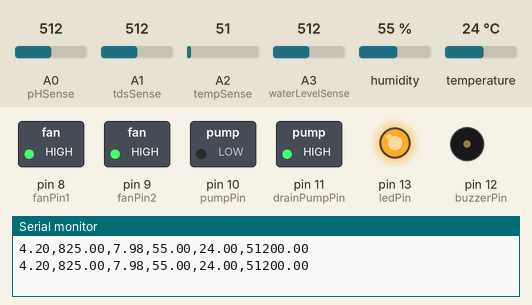
Bench run of a sketch on a simulated Arduino Uno, built with avr-gcc and run on an emulated ATmega328P. Parts: switched loads named in the sketch (green lamp = pin HIGH), output pins drawn as LEDs (lit = HIGH), buzzer (waves = sounding, pin HIGH), the last lines printed to the serial monitor. Inputs (shaded band) come from the test bench; at power-on: temperature 24 °C, A0 (pHSense) = 512, A1 (tdsSense) = 512, A2 (tempSense) = 51, A3 (waterLevelSense) = 512, humidity 55 %.

Above: at 3.8 s.
3.9 s: temperature set to 26 °C
7.8 s: temperature set to 29 °C
At 9.8 s:
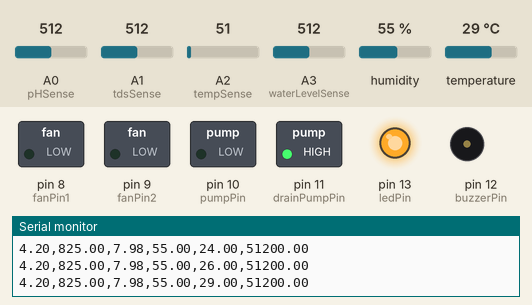
11.7 s: A0 (pHSense) set to 658
15.6 s: A0 (pHSense) set to 686
At 19.3 s:
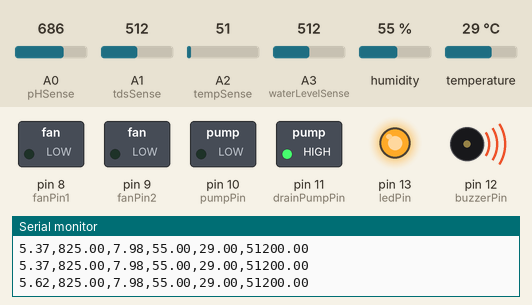
19.6 s: A1 (tdsSense) set to 603
23.5 s: A1 (tdsSense) set to 635
At 24.9 s:
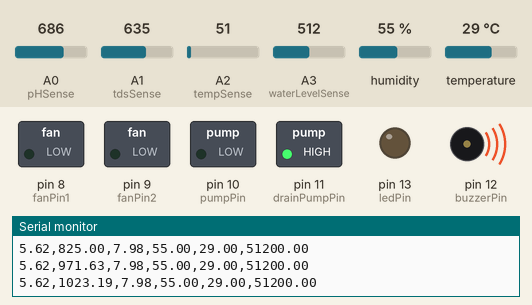
Timing chart, 0 to 26.5 s (numbered marks = the images above; inputs shaded):
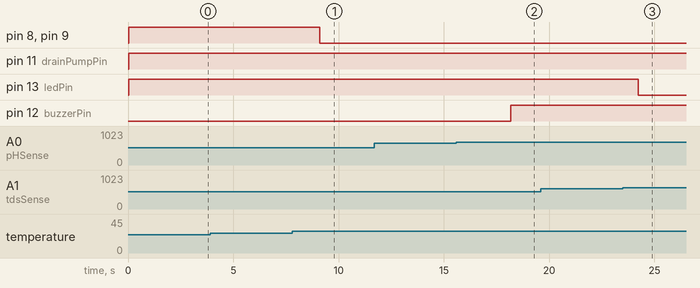

Measured:
- the behaviour switches between 27 and 28 °C on temperature (found by bisection; images 0 and 1)
- the behaviour switches between 671 and 672 on A0 (pHSense) (found by bisection; images 1 and 2)
- the behaviour switches between 620 and 621 on A1 (tdsSense) (found by bisection; images 2 and 3)
- after the input at 7.8 s, pin 8 (fanPin1), pin 9 (fanPin2): HIGH → LOW after 1.3 s
- after the input at 15.6 s, pin 12 (buzzerPin): LOW → HIGH after 2.6 s
- after the input at 23.5 s, pin 13 (ledPin): HIGH → LOW after 0.74 s

The sketch:

sensorandautomation.ino
```cpp
#include <DHT.h>

int pHSense = A0;
int tdsSense = A1;
int tempSense = A2;
int waterLevelSense = A3;  // Assuming water level sensor is connected to analog pin A3
int dhtPin = 7;            // Assuming DHT11 sensor is connected to digital pin 7
int buzzerPin = 12;        // Buzzer pin
int fanPin1 = 8;           // First fan relay pin
int fanPin2 = 9;           // Second fan relay pin
int pumpPin = 10;          // Pump relay pin
int drainPumpPin = 11;      // Drain pump relay pin
int ledPin = 13;
const unsigned long duration = 7UL * 24 * 60 * 60 * 1000;
// Define the duration for the LED to be off after 7 days (30 minutes = 30 * 60 * 1000 milliseconds)
const unsigned long offDuration = 30UL * 60 * 1000;

unsigned long startTime;
DHT dht(dhtPin, DHT11);

void setup() {
  Serial.begin(9600);
  pinMode(pHSense, INPUT);
  pinMode(tdsSense, INPUT);
  pinMode(tempSense, INPUT);
  pinMode(waterLevelSense, INPUT);
  pinMode(buzzerPin, OUTPUT);
  pinMode(fanPin1, OUTPUT);
  pinMode(fanPin2, OUTPUT);
  pinMode(pumpPin, OUTPUT);
  pinMode(drainPumpPin, OUTPUT);
  pinMode(ledPin, OUTPUT);
  startTime = millis();
  dht.begin();
}

void loop() {
  // Read analog value from pH sensor
  int pHValue = analogRead(pHSense);
  float pHVoltage = pHValue * (3/ 1023.0);
  float pH = map(pHVoltage * 100, 0, 5 * 100, 0, 14 * 100) / 100.0;

  // Read analog value from TDS sensor
  int tdsValue = analogRead(tdsSense);
  float tdsVoltage = tdsValue * (3.3 / 1024.0);
  // Adjust this calibration factor based on your sensor
  float tdsCalibrationFactor = 500;
  float tds = tdsVoltage * tdsCalibrationFactor;

  // Read analog value from temperature sensor
  int tempValue = analogRead(tempSense);
  float tempVoltage = tempValue * (1.6/ 1023.0);
  // Assuming a linear relationship between voltage and temperature, adjust this calibration factor based on your sensor
  float tempCalibrationFactor = 100.0;
  float temperature = tempVoltage * tempCalibrationFactor;

  // Read analog value from water level sensor
  int waterLevelValue = analogRead(waterLevelSense);
  // Adjust this calibration factor based on your water level sensor
  float waterLevelCalibrationFactor = 100.0;
  float waterLevel = waterLevelValue * waterLevelCalibrationFactor;

  // Read data from DHT11 sensor
  float humidity = dht.readHumidity();
  float dhtTemperature = dht.readTemperature();

  // Control buzzer based on pH and TDS levels
  if (pH < 5.5 || pH > 6.5) {
    digitalWrite(buzzerPin, LOW);  // Activate buzzer if pH is out of range or TDS is high
  } else {
    digitalWrite(buzzerPin, HIGH);  // Deactivate buzzer if pH is within range and TDS is normal
  }
  if (tds > 1000) {
    digitalWrite(ledPin, LOW );  // Activate buzzer if pH is out of range or TDS is high
  } else {
    digitalWrite(ledPin, HIGH);  // Deactivate buzzer if pH is within range and TDS is normal
  }

  // Control fan based on temperature
  if (dhtTemperature < 28) {
    digitalWrite(fanPin1, HIGH);  // Activate first fan if temperature is high
    digitalWrite(fanPin2, HIGH);  // Activate second fan if temperature is high
  } else {
    digitalWrite(fanPin1, LOW);  // Deactivate first fan if temperature is normal
    digitalWrite(fanPin2, LOW);  // Deactivate second fan if temperature is normal
  }

  // Control pump based on water level
  if (waterLevel < 67000) {
    digitalWrite(pumpPin, LOW);  // Activate pump if water level is low
  } else {
    digitalWrite(pumpPin, HIGH);  // Deactivate pump if water level is normal
  }
 unsigned long elapsedTime = millis() - startTime;
 // Serial.println(elapsedTime);
  // Check if the elapsed time is less than the duration
  if (elapsedTime < duration) {
    // Turn the drainPumpPin on (HIGH is the voltage level)
    digitalWrite(drainPumpPin, HIGH);
     if (tds < 1000) {
    digitalWrite(drainPumpPin,HIGH);  // Activate buzzer if pH is out of range or TDS is high
   } else {
        unsigned long pumpOffTime = startTime + duration + 30 * 60 * 1000; // Calculate the time to turn off the pump
        if (millis() >= pumpOffTime) {
            // Turn off the drain pump after 30 minutes
            digitalWrite(drainPumpPin, LOW);
        }
    }
  } else if (elapsedTime < duration + offDuration) {
    // Turn the drainPumpPin off
    digitalWrite(pumpPin, HIGH);
    digitalWrite(drainPumpPin, LOW);
  } else {
    // Reset the start time to begin the next cycle
    startTime = millis();
  }
  // Drain water if it has been present for more than a week

  // Print sensor data to serial monitor
  //Serial.print("pH: ");
  Serial.print(pH);
  Serial.print(",");
  Serial.print(tds);
  Serial.print(",");
  Serial.print(temperature);
  Serial.print(",");
  Serial.print(humidity);
  Serial.print(",");
  Serial.print(dhtTemperature);
  Serial.print(",");
  Serial.println(waterLevel);

  delay(3000);  // Delay for 3 seconds before the next measurement
}
```
